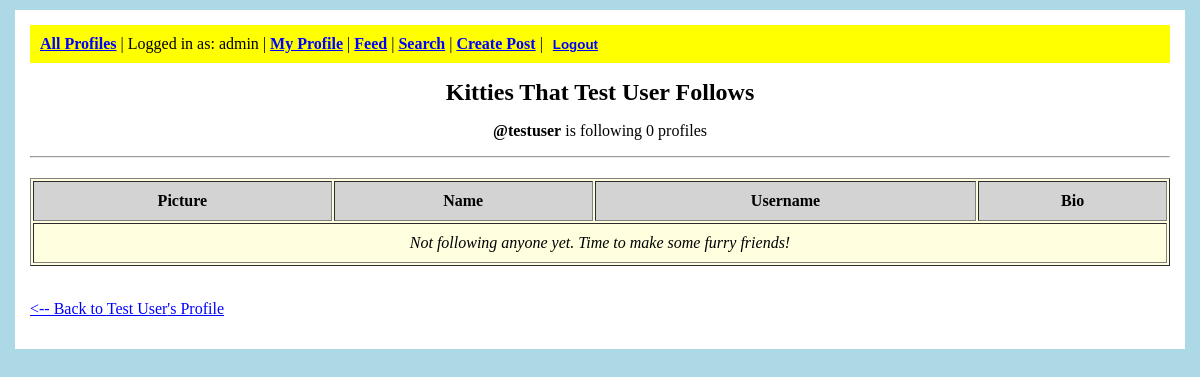
/mini_insta/profile/1/following/ (signed in), run on the app's committed database.
### mini_insta/models.py (models this page shows, shortened)
class Profile(models.Model):
    user = models.ForeignKey(User, on_delete=models.CASCADE, default=1)
    bio_text = models.TextField(blank=True)
    username = models.CharField(max_length=100, unique=True)
    profile_image_url = models.URLField(max_length=500)
    display_name = models.CharField(max_length=100)
    join_date = models.DateTimeField(auto_now_add=True)
    def get_following(self):
        follow_objects = Follow.objects.filter(follower_profile=self)
        following = [follow.profile for follow in follow_objects]
        return following
    def get_num_following(self):
        return Follow.objects.filter(follower_profile=self).count()

### mini_insta/views.py (the view)
# urls.py: path('profile/<int:pk>/following/', views.ShowFollowingDetailView.as_view(), name='show_following'),
class ShowFollowingDetailView(DetailView):
    model = Profile
    template_name = 'mini_insta/show_following.html'
    context_object_name = 'profile'

### mini_insta/templates/mini_insta/show_following.html (shortened to what this page needs)
{% extends 'mini_insta/base.html' %}
{% block content %}
<center>
    <h1>Kitties That {{ profile.display_name }} Follows</h1>
    <p><b>@{{ profile.username }}</b> is following {{ profile.get_num_following }} profile{% if profile.get_num_following != 1 %}s{% endif %}</p>
</center>
<hr>
<table border="1" cellpadding="10" style="width: 100%; margin-top: 20px; background-color: lightyellow;">
    <tr style="background-color: lightgray;">
        <th>Picture</th>
        <th>Name</th>
        <th>Username</th>
        <th>Bio</th>
    </tr>
    {% for following in profile.get_following %}
    <tr>
        <td style="text-align: center;">
            <a href="{% url 'mini_insta:show_profile' following.pk %}">
                <img src="{{ following.profile_image_url }}" alt="{{ following.display_name }}"
                     width="80" height="80" style="border: 1px solid black;">
            </a>
        </td>
        <td>
            <a href="{% url 'mini_insta:show_profile' following.pk %}" style="color: blue;">
                {{ following.display_name }}
            </a>
        </td>
        <td>@{{ following.username }}</td>
        <td>
            {% if following.bio_text %}
                {{ following.bio_text|truncatechars:50 }}
            {% else %}
                (no bio)
            {% endif %}
        </td>
    </tr>
    {% empty %}
    <tr>
        <td colspan="4" style="text-align: center;">
            <i>Not following anyone yet. Time to make some furry friends!</i>
        </td>
    </tr>
    {% endfor %}
</table>
<br>
<p>
    <a href="{% url 'mini_insta:show_profile' profile.pk %}" style="color: blue; text-decoration: underline;">
        &lt;-- Back to {{ profile.display_name }}'s Profile
    </a>
</p>
{% endblock %}

### mini_insta/templates/mini_insta/base.html (shortened to what this page needs)
<!DOCTYPE html>
<html>
<head>
</head>
<body>
    <div class="main-container">
        <div class="navigation">
            <a href="{% url 'mini_insta:show_all_profiles' %}">All Profiles</a>
            {% if user.is_authenticated %}
                | Logged in as: {{ user.username }}
                | <a href="{% url 'mini_insta:show_own_profile' %}">My Profile</a>
                | <a href="{% url 'mini_insta:show_feed' %}">Feed</a>
                | <a href="{% url 'mini_insta:search' %}">Search</a>
                | <a href="{% url 'mini_insta:create_post' %}">Create Post</a>
                |
                <form method="POST" action="{% url 'mini_insta:logout' %}" style="display: inline;">
                    <button type="submit" style="background: none; border: none; color: blue; font-weight: bold; cursor: pointer; text-decoration: underline;">Logout</button>
                </form>
            {% else %}
                | <a href="{% url 'mini_insta:login' %}">Login</a>
                | <a href="{% url 'mini_insta:create_profile' %}">Create Profile</a>
            {% endif %}
        </div>
        {% block content %}
        {% endblock %}
    </div>
</body>
</html>

### mini_insta/templates/mini_insta/base.html (style rules this page uses)
body { font-family: Times; margin: 10px; background-color: lightblue; }
.main-container { background-color: white; padding: 15px; margin: 5px; }
.navigation { background-color: yellow; padding: 10px; margin-bottom: 15px; }
.navigation a { color: blue; font-weight: bold; }
h1 { color: black; text-align: center; font-size: 24px; }

### data on the page
Profile: display_name "Test User", username "testuser", get_num_following "0"

### other printed values
{{ user.username }} "admin"
